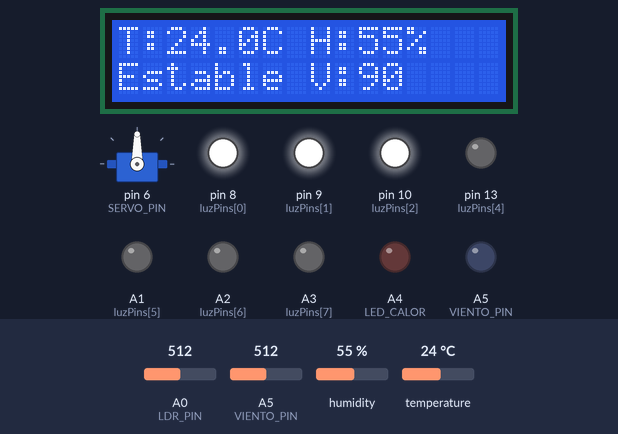
A sketch run on a simulated Arduino Uno, built with avr-gcc and run on an emulated ATmega328P. Shown: 16×2 character LCD, servo, output pins drawn as LEDs (lit = HIGH). Inputs (shaded band) come from the test bench; at power-on: temperature 24 °C, A5 (VIENTO_PIN) = 512, A0 (LDR_PIN) = 512, humidity 55 %. Pins used as bus, display or sensor lines are not drawn; what the sketch prints to the serial monitor is not drawn.

Above: at 1.2 s.
1.3 s: temperature set to 22.3 °C
At 2.5 s:
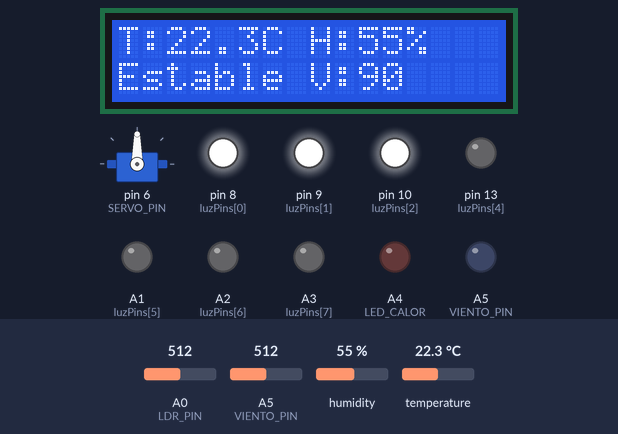
4.0 s: temperature set to 21.4 °C
At 4.6 s:
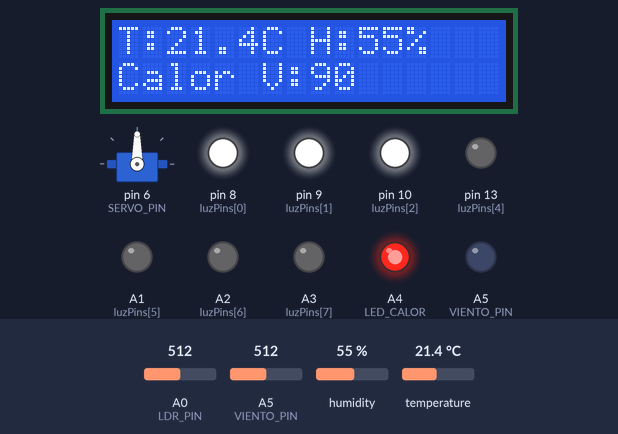
6.7 s: temperature set to 33 °C
At 8.6 s:
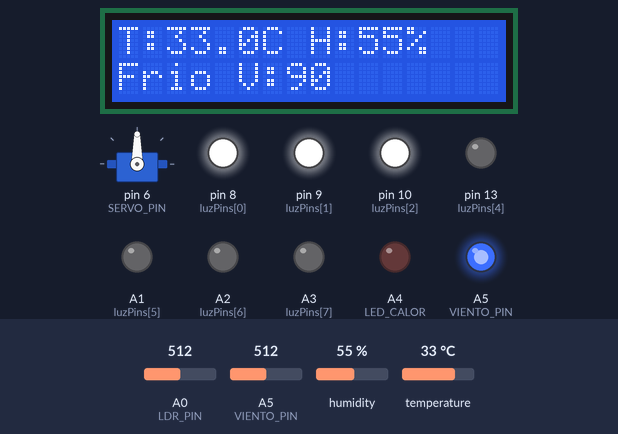
9.6 s: A5 (VIENTO_PIN) set to 716
At 10.6 s:
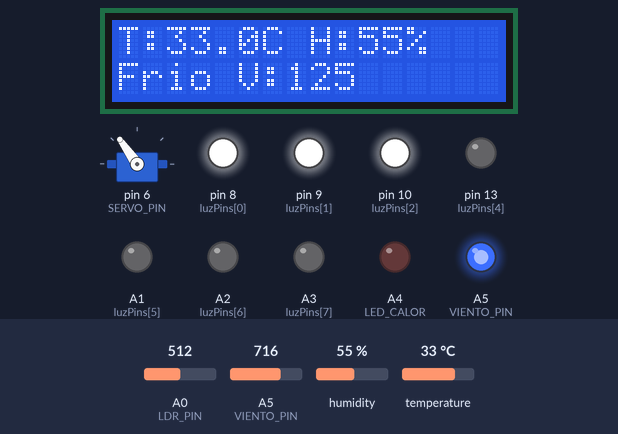
12.3 s: A5 (VIENTO_PIN) set to 810
At 14.6 s:
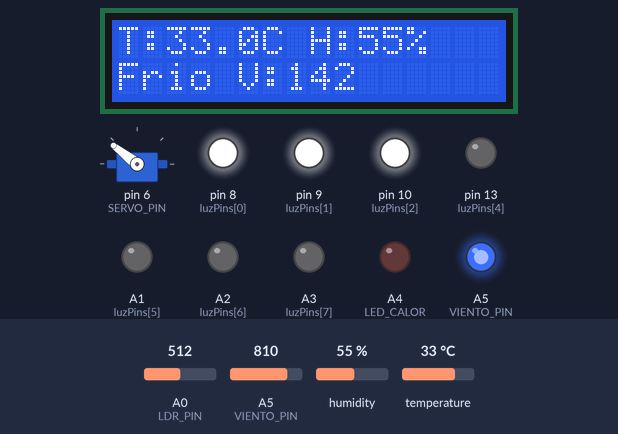
15.6 s: A0 (LDR_PIN) set to 716
At 16.6 s:
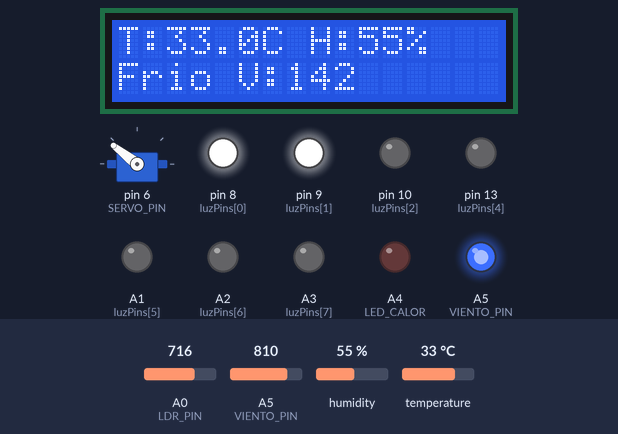
Timing chart, 0 to 18.6 s (numbered marks = the images above; inputs shaded):
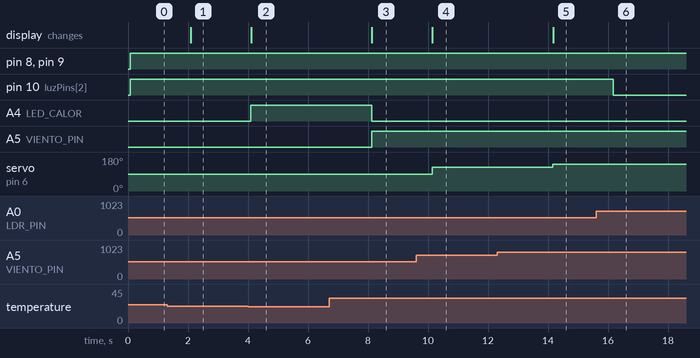

Measured:
- the behaviour switches between 22 and 21.9 °C on temperature (found by bisection; images 1 and 2)
- after the input at 1.3 s, the display: changes after 0.79 s (image 1)
- after the input at 4.0 s, A4 (LED_CALOR): LOW → HIGH after 0.10 s; the display: changes after 0.10 s (image 2)
- after the input at 6.7 s, A4 (LED_CALOR): HIGH → LOW after 1.4 s; A5 (VIENTO_PIN): LOW → HIGH after 1.4 s; the display: changes after 1.4 s (image 3)
- after the input at 9.6 s, servo on pin 6 (SERVO_PIN): 90° → 125° after 0.54 s; the display: changes after 0.54 s (image 4)
- after the input at 12.3 s, servo on pin 6 (SERVO_PIN): 125° → 142° after 1.9 s; the display: changes after 1.9 s (image 5)
- after the input at 15.6 s, pin 10 (luzPins[2]): HIGH → LOW after 0.58 s

The sketch:

sketch.ino
```cpp
#include <LiquidCrystal.h>
#include <DHT.h>
#include <Servo.h>

// -------------------- Pines --------------------
#define DHTPIN 7
#define DHTTYPE DHT22
#define LDR_PIN A0
#define VIENTO_PIN A5  // Potenciómetro
#define SERVO_PIN 6   // Servo motor para viento

// LEDs blancos (luz artificial escalonada)
const int luzPins[] = {8, 9, 10, 6, 13, A1, A2, A3};

// LEDs de estado
#define LED_CALOR A4     // Calefacción
#define LED_FRIO A5      // Refrigeración
#define LED_CONFORT 0    //Temperatura ambiente

// LCD: RS, E, D4, D5, D6, D7
LiquidCrystal lcd(12, 11, 5, 4, 3, 2);
DHT dht(DHTPIN, DHTTYPE);
Servo vientoServo;

void setup() {
  Serial.begin(9600);
  dht.begin();
  lcd.begin(16, 2);
  vientoServo.attach(SERVO_PIN);

  // LEDs iluminación artificial
  for (int i = 0; i < 8; i++) {
    pinMode(luzPins[i], OUTPUT);
  }

  // LEDs de estado
  pinMode(LED_CALOR, OUTPUT);
  pinMode(LED_FRIO, OUTPUT);
  pinMode(LED_CONFORT, OUTPUT);
}

void loop() {
  float temperatura = dht.readTemperature();
  float humedad = dht.readHumidity();
  int luz = analogRead(LDR_PIN); // 0–1023
  int vientoRaw = analogRead(VIENTO_PIN); // lectura del potenciómetro
  int vientoGrados = map(vientoRaw, 0, 1023, 0, 180); // escala a 0–180°
  vientoServo.write(vientoGrados);

  // Mostrar por monitor serie
  Serial.print("Temp: "); Serial.print(temperatura);
  Serial.print(" °C | Humedad: "); Serial.print(humedad);
  Serial.print(" % | Luz: "); Serial.print(luz);
  Serial.print(" | Viento: "); Serial.println(vientoGrados);

  // -------------------- CONTROL TEMPERATURA --------------------
  bool calefaccion = false;
  bool refrigeracion = false;

  if (temperatura < 22) {
    calefaccion = true;
  } else if (temperatura > 28) {
    refrigeracion = true;
  }

  digitalWrite(LED_CALOR, calefaccion);
  digitalWrite(LED_FRIO, refrigeracion);

  // -------------------- ILUMINACIÓN ARTIFICIAL --------------------
  int numLedsEncendidos = 0;

  if (luz < 200) {
    numLedsEncendidos = 8;
  } else if (luz < 400) {
    numLedsEncendidos = 6;
  } else if (luz < 600) {
    numLedsEncendidos = 4;
  } else if (luz < 800) {
    numLedsEncendidos = 2;
  } else {
    numLedsEncendidos = 0;
  }

  for (int i = 0; i < 8; i++) {
    digitalWrite(luzPins[i], i < numLedsEncendidos ? HIGH : LOW);
  }

  // -------------------- CONFORT AMBIENTAL --------------------
  bool confort = (temperatura >= 22 && temperatura <= 28) && (luz >= 800);
  digitalWrite(LED_CONFORT, confort);

  // -------------------- LCD DISPLAY --------------------
  lcd.clear();
  lcd.setCursor(0, 0);
  lcd.print("T:");
  lcd.print(temperatura, 1);
  lcd.print("C H:");
  lcd.print(humedad, 0);
  lcd.print("%");

  lcd.setCursor(0, 1);
  if (calefaccion) {
    lcd.print("Calor ");
  } else if (refrigeracion) {
    lcd.print("Frio ");
  } else {
    lcd.print("Estable ");
  }

  lcd.print("V:");
  lcd.print(vientoGrados);
  lcd.print(" ");

  delay(2000);
}
```
